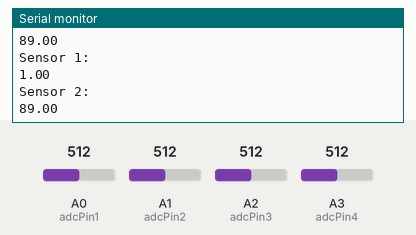
Simulated run of this sketch. Board: Arduino Mega 2560, built with avr-gcc and run on an emulated ATmega2560. Parts: the last lines printed to the serial monitor. The inputs (shaded band) are chosen by the test bench; at power-on: A0 (adcPin1) = 512, A2 (adcPin3) = 512, A1 (adcPin2) = 512, A3 (adcPin4) = 512.

Above: at 1.2 s.
1.3 s: A0 (adcPin1) set to 691
At 1.3 s:
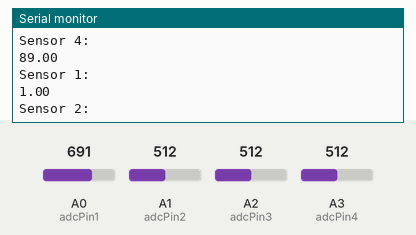
2.8 s: A0 (adcPin1) set to 725
At 2.9 s:
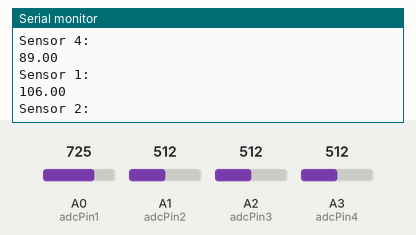
4.3 s: A2 (adcPin3) set to 417
5.8 s: A2 (adcPin3) set to 391
10.3 s: A1 (adcPin2) set to 698
11.8 s: A1 (adcPin2) set to 718
Timing chart, 0 to 14.8 s (numbered marks = the images above; inputs shaded):
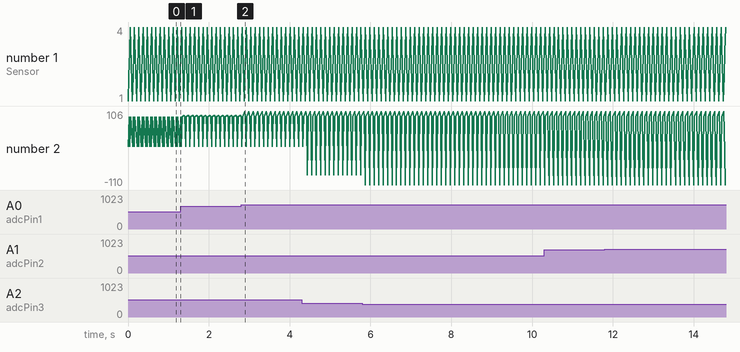

The sketch:

arduino-master.ino
```cpp
#include <Servo.h>

Servo myServo;

// define ADC pins
#define adcPin1 A0
#define adcPin2 A1
#define adcPin3 A2
#define adcPin4 A3

const float VCC = 4.98;       // Measured voltage of Ardunio 5V line
const float R_DIV = 50000.0;  // Resistance for voltage divider

const float STRAIGHT_RESISTANCE = 25000.0;  // resistance when straight
const float BEND_RESISTANCE = 50000.0;      // resistance at 90 deg

void setup() {
  // initialize ADC pins
  pinMode(adcPin1, INPUT);
  pinMode(adcPin2, INPUT);
  pinMode(adcPin3, INPUT);
  pinMode(adcPin4, INPUT);

  // initialize serial communication
  Serial.begin(9600);
  Serial1.begin(9600);
}

void loop() {
  // Read the ADC, and calculate voltage and resistance from it
  int flexADC1 = analogRead(adcPin1);
  float flexV = flexADC1 * VCC / 1023.0;
  float flexR = R_DIV * (VCC / flexV - 1.0);

  // Use the calculated resistance to estimate the sensor's
  // bend angle:
  float angle1 = map(flexR, STRAIGHT_RESISTANCE, BEND_RESISTANCE,
                    90, 0);

  // print ADC value to slave arduino
  Serial.println("Sensor 1:");
  Serial.println(angle1);
  Serial1.println(angle1);


  // Read the ADC, and calculate voltage and resistance from it
  int flexADC2 = analogRead(adcPin2);
  flexV = flexADC2 * VCC / 1023.0;
  flexR = R_DIV * (VCC / flexV - 1.0);

  // Use the calculated resistance to estimate the sensor's
  // bend angle:
  float angle2 = map(flexR, STRAIGHT_RESISTANCE, BEND_RESISTANCE,
                    0, 90);

  // print ADC value to slave arduino
  Serial.println("Sensor 2:");
  Serial.println(angle2);
  Serial1.println(angle2);

  // Read the ADC, and calculate voltage and resistance from it
  int flexADC3 = analogRead(adcPin3);
  flexV = flexADC3 * VCC / 1023.0;
  flexR = R_DIV * (VCC / flexV - 1.0);

  // Use the calculated resistance to estimate the sensor's
  // bend angle:
  float angle3 = map(flexR, STRAIGHT_RESISTANCE, BEND_RESISTANCE,
                    90, 0);

  // print ADC value to slave arduino
  Serial.println("Sensor 3:");
  Serial.println(angle3);
  Serial1.println(angle3);

  // Read the ADC, and calculate voltage and resistance from it
  int flexADC4 = analogRead(adcPin4);
  flexV = flexADC4 * VCC / 1023.0;
  flexR = R_DIV * (VCC / flexV - 1.0);

  // Use the calculated resistance to estimate the sensor's
  // bend angle:
  float angle4 = map(flexR, STRAIGHT_RESISTANCE, BEND_RESISTANCE,
                    0, 90);

  // print ADC value to slave arduino
  Serial.println("Sensor 4:");
  Serial.println(angle4);
  Serial1.println(angle4);


  // delay for a short period of time
  delay(100);
}
```

Measured:
- after the input at 2.8 s, the serial monitor: prints a new line after 0.09 s (image 2)
- plotted number 2: 89 → 106 after the input at 2.8 s
